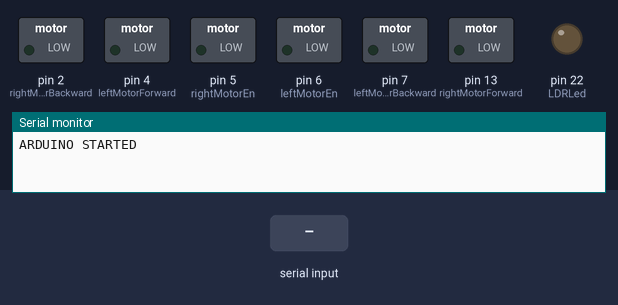
A sketch run on a simulated Arduino Mega 2560, built with avr-gcc and run on an emulated ATmega2560. On the bench: switched loads named in the sketch (green lamp = pin HIGH), output pins drawn as LEDs (lit = HIGH), the last lines printed to the serial monitor. Inputs (shaded band) come from the test bench.

Above: at 1.2 s.
1.3 s: "U" received over the second serial link
At 2.5 s:
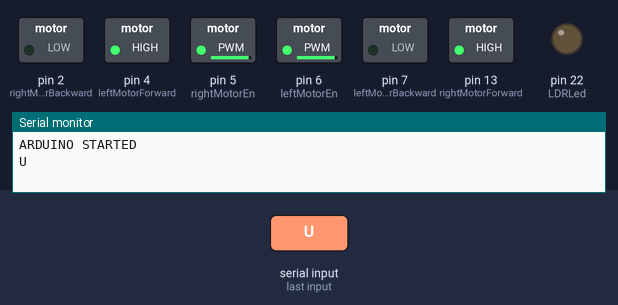
2.8 s: "D" received over the second serial link
At 3.8 s:
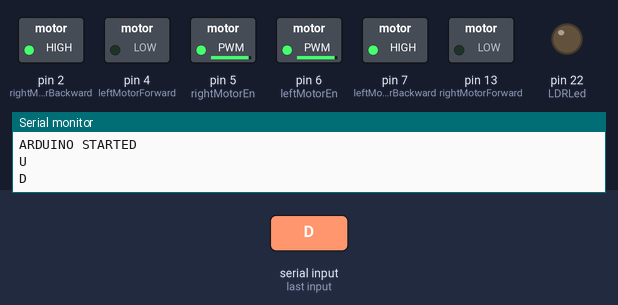
4.3 s: "L" received over the second serial link
At 4.9 s:
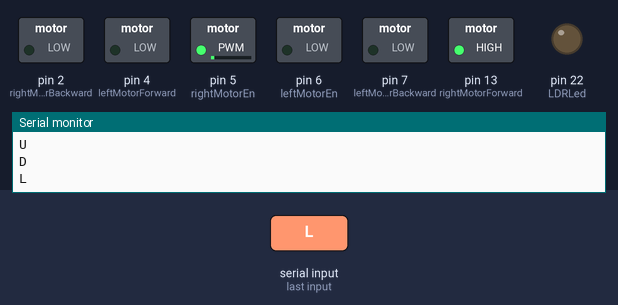
5.8 s: "R" received over the second serial link
At 6.1 s:
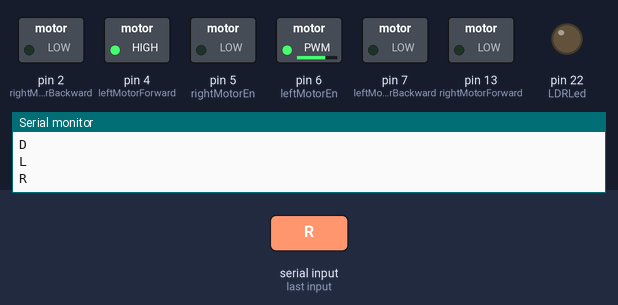
Timing chart, 0 to 8.3 s (numbered marks = the images above; inputs shaded):
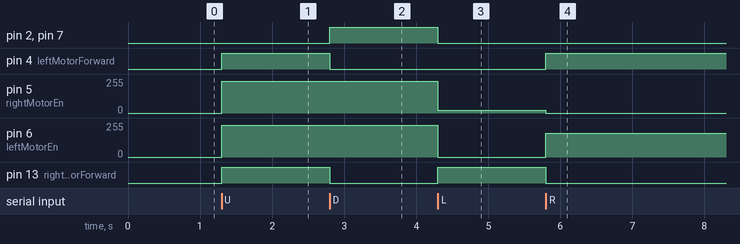

The sketch:

mtd.ino
```cpp
#include <SoftwareSerial.h>
SoftwareSerial BTSerial(0, 1);

#define rightEcho 8
#define rightTrig 9

#define frontEcho 10
#define frontTrig 11

#define leftEcho 12
#define leftTrig 13

#define LDRPin A0
#define LDRLed 22

#define leftMotorBackward 7
#define leftMotorForward 4
#define rightMotorForward 13
#define rightMotorBackward 2
#define leftMotorEn 6
#define rightMotorEn 5

int motorSpeed = 1;
int rightDistance = 0;
int leftDistance = 0;
int frontDistance = 25;
int frontMinDistance = 30;
int leftRightMinDistance = 20;
boolean isMotorStarted = false;
boolean isMotorStopedTunel = false;

void setup() {

  Serial.begin(38400);
  BTSerial.begin(9600);

  pinMode(LDRLed, OUTPUT);

  // HC SR04 kurulumu
  setupDistanceSensors(rightTrig, rightEcho);
  setupDistanceSensors(frontTrig, frontEcho);
  setupDistanceSensors(leftTrig, leftEcho);

  // Motor pin ayarlamaları
  pinMode(leftMotorBackward, OUTPUT);
  pinMode(leftMotorForward, OUTPUT);
  pinMode(rightMotorForward, OUTPUT);
  pinMode(rightMotorBackward, OUTPUT);
  pinMode(leftMotorEn, OUTPUT);
  pinMode(rightMotorEn, OUTPUT);

  Serial.println("ARDUINO STARTED");
}

void loop() {

  if (Serial.available()) {
    BTSerial.write(Serial.read());
  }
  if (BTSerial.available()) {
    char data = BTSerial.read();
    Serial.println(data);
    // if (data == 'a' || data == 'A') {
    //   isMotorStarted = !isMotorStarted;
    // }

    switch (data) {
      case 'U':
        forward();
        return;
      case 'D':
        backward();
        return;
      case 'L':
        left();
        return;
      case 'R':
        right();
        return;
      default:
        stopMotor();
        return;
    }

  }

  // if (isMotorStarted) {
  //   readDataFromLDR();
  //   rightDistance = readDataFromDistanceSensor(rightTrig, rightEcho, "Right");
  //   frontDistance = readDataFromDistanceSensor(frontTrig, frontEcho, "Front");
  //   leftDistance = readDataFromDistanceSensor(leftTrig, leftEcho, "Left");
  //   if (frontDistance > frontMinDistance) {
  //     if (leftDistance < leftRightMinDistance || rightDistance < leftRightMinDistance) {
  //       // Sağ tarafa yakın sola dön
  //       if (rightDistance < leftRightMinDistance) {
  //         left();
  //         delay(50);
  //       }
  //       // Sol taraf yakın sağa dön
  //       else if (leftDistance < leftRightMinDistance) {
  //         right();
  //         delay(60);
  //       }
  //     }
  //     forward();
  //     delay(100);
  //     return;
  //   } else if (frontDistance < frontMinDistance) {
  //     backward();
  //     delay(400);
  //     if (rightDistance < leftDistance) {
  //       left();
  //       delay(400);
  //     } else if (leftDistance < rightDistance) {
  //       right();
  //       delay(700);
  //     }
  //     return;
  //   }
  // } else {
  //   isMotorStopedTunel = false;
  //   stopMotor();
  // }
}

void forward() {
  digitalWrite(rightMotorForward, HIGH);
  digitalWrite(leftMotorForward, HIGH);
  digitalWrite(rightMotorBackward, LOW);
  digitalWrite(leftMotorBackward, LOW);

  analogWrite(rightMotorEn, 240);
  analogWrite(leftMotorEn, 240);
}

void backward() {
  digitalWrite(rightMotorBackward, HIGH);
  digitalWrite(leftMotorBackward, HIGH);
  digitalWrite(rightMotorForward, LOW);
  digitalWrite(leftMotorForward, LOW);

  analogWrite(rightMotorEn, 240);
  analogWrite(leftMotorEn, 240);
}

void right() {
  digitalWrite(leftMotorForward, HIGH);
  digitalWrite(rightMotorBackward, LOW);
  digitalWrite(rightMotorForward, LOW);
  digitalWrite(leftMotorBackward, LOW);

  analogWrite(rightMotorEn, 0);
  analogWrite(leftMotorEn, 180);
}

void left() {
  digitalWrite(rightMotorForward, HIGH);
  digitalWrite(leftMotorBackward, LOW);
  digitalWrite(leftMotorForward, LOW);
  digitalWrite(rightMotorBackward, LOW);

  analogWrite(rightMotorEn, 20);
  analogWrite(leftMotorEn, 0);
}

void stopMotor() {
  digitalWrite(rightMotorForward, LOW);
  digitalWrite(rightMotorBackward, LOW);
  digitalWrite(leftMotorBackward, LOW);
  digitalWrite(leftMotorForward, LOW);
  analogWrite(rightMotorEn, 0);
  analogWrite(leftMotorEn, 0);
}

void setupDistanceSensors(int trigPin, int echoPin) {
  pinMode(trigPin, OUTPUT);
  pinMode(echoPin, INPUT);
}

int readDataFromDistanceSensor(int trigPin, int echoPin, String sensorName) {
  digitalWrite(trigPin, LOW);
  delayMicroseconds(3);
  digitalWrite(trigPin, HIGH);
  delayMicroseconds(10);
  digitalWrite(trigPin, LOW);

  long time = pulseIn(echoPin, HIGH);
  long distance = (time / 2) * 0.0343;

  /*Serial.print(sensorName);
  Serial.print(distance);
  Serial.println(" cm");*/
  return distance;
}

void readDataFromLDR() {
  int LDRValue = analogRead(LDRPin);
  Serial.println(LDRValue);
  if (LDRValue < 400 && !isMotorStopedTunel) {
    digitalWrite(LDRLed, HIGH);
    isMotorStopedTunel = true;
    stopMotor();
    delay(5000);
  } else {
    digitalWrite(LDRLed, LOW);
  }
}
```

Measured:
- after the input at 1.3 s, pin 4 (leftMotorForward), pin 13 (rightMotorForward): LOW → HIGH at once; pin 5 (rightMotorEn), pin 6 (leftMotorEn): 0/255 → 240/255 at once
- after the input at 2.8 s, pin 2 (rightMotorBackward), pin 7 (leftMotorBackward): LOW → HIGH at once; pin 4 (leftMotorForward), pin 13 (rightMotorForward): HIGH → LOW at once
- after the input at 4.3 s, pin 2 (rightMotorBackward), pin 7 (leftMotorBackward): HIGH → LOW at once; pin 5 (rightMotorEn): 240/255 → 20/255 at once; pin 6 (leftMotorEn): 240/255 → 0/255 at once; pin 13 (rightMotorForward): LOW → HIGH at once
- after the input at 5.8 s, pin 4 (leftMotorForward): LOW → HIGH at once; pin 5 (rightMotorEn): 20/255 → 0/255 at once; pin 6 (leftMotorEn): 0/255 → 180/255 at once; pin 13 (rightMotorForward): HIGH → LOW at once
